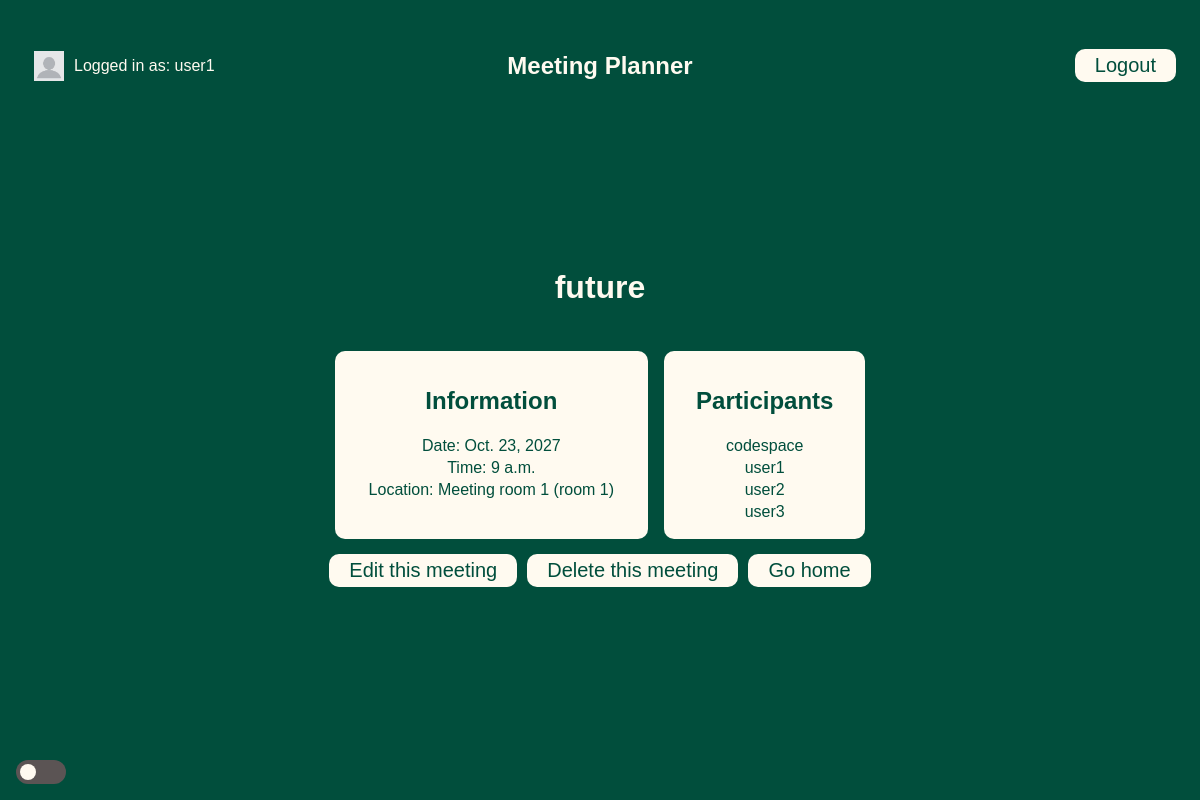
The app's page /meetings/11 (signed in) with its own data.
### meetings/models.py (models this page shows, shortened)
class Meeting(models.Model):
    title = models.CharField(max_length=200)
    date = models.DateField()
    start_time = models.TimeField(default=time(9))
    duration = models.IntegerField(default=1)
    room = models.ForeignKey(Room, on_delete=models.CASCADE)
    participants = models.ManyToManyField(get_user_model())#incase db changes we call this insted

class Room(models.Model):
    name = models.CharField(max_length=50)
    floor = models.IntegerField()
    room_number = models.IntegerField()
    def __str__(self):
        return f"{self.name} (room  {self.room_number})"

### meetings/views.py (the view)
# urls.py: path('<int:id>', views.detail, name='detail'),
@login_required
def detail(request, id):
    meeting = get_object_or_404(Meeting, pk=id)#returns 404 if not found for or given class with id
    return render(request, "meetings/detail.html",{"meeting": meeting})

### templates/meetings/detail.html (shortened to what this page needs)
{% extends "base.html" %}
{% block content%}
<h1>{{meeting.title}}</h1>
<div class="card">
    <div class="item meeting-info">
        <h2>Information</h2>
        <p>Date: {{meeting.date}}</p>
        <p>Time: {{meeting.start_time}} </p>
        <p>Location: {{meeting.room}}</p>
    </div>
    <div class="item meeting-participants">
        <h2>Participants</h2>
        {% for participant in meeting.participants.all%}
            <p>{{ participant.username }}</p>
        {%endfor%}
    </div>
</div>
<div>
    <p class="actions">
        <a href="{%url 'edit' meeting.id%}">Edit this meeting</a><br>
        <a href="{%url 'delete' meeting.id%}">Delete this meeting</a><br>
        <a href="{% url 'welcome' %}">Go home</a>
    </p>
</div>
{%endblock%}

### templates/base.html (shortened to what this page needs)
{% load static %}
<!DOCTYPE html>
<html lang="en">
<head>
    <link rel="stylesheet" href="{% static 'website/style.css' %}">
</head>
<body>
        {% if user.is_authenticated %}
        <nav class="header">
            <div class="name">
                <img src="{% static 'website/profile.jpg' %}" id="profile" alt="Profile icon">
                Logged in as: {{user.get_username}}
            </div>
            <h1 style="padding:0.5rem"> Meeting Planner</h1>
            <form method="post" action="{%url 'logout'%}">
                <button type="submit">Logout</button>
            </form>
        </nav>
        {%endif%}
    <div class="content">
    {% block content %}
    {% endblock%}
    </div>
    <div id="footer">
        <h1></h1>
    </div>
    <div id="mode">
        <label class="switch" for="darklight">
            <span class="slider round"></span>
        </label>
    </div>
</body>
</html>

### website/static/website/style.css (style rules this page uses)
:root { --main: #014e3c; --button: #cfe0d0; --light: #fffaf0; --dark: #206c5e; }
body { font-family: 'Calibri', 'Trebuchet MS', sans-serif; color: var(--light); background-color: var(--main); margin: 0; display:flex; flex-direction: column; min-height: 100dvh; }
button { background-color: var(--light); border: none; color: var(--main); border-radius: 10px; padding: 5px 20px; font-size: 20px; }
h1 { padding: 1rem; }
a { text-decoration: none; font-weight: bold; color: var(--main); }
p { margin: 0; padding: 2px; }
.actions { display: flex; flex-direction: row; }
.actions a { margin: 5px; background-color: var(--light); color: var(--main); border-radius: 10px; padding: 5px 20px; font-size: 20px; font-weight: normal; }
.card { display: flex; flex-direction: row; color: var(--main); gap: 1rem; padding :0.5rem; }
.item { padding: 1rem 2rem; background-color: var(--light); color: var(--main); border-radius: 10px; display:flex; flex-direction: column; align-items: center; }
#mode { padding: 1rem; bottom: 0; align-items: center; position: fixed; }
#footer { padding:1rem; }
.switch { position: relative; display: inline-block; width: 50px; height: 24px; }
.slider { position: absolute; cursor: pointer; top: 0; left: 0; right: 0; bottom: 0; background-color: rgb(91, 84, 84); -webkit-transition: .4s; transition: .4s; }
.slider:before { position: absolute; content: ""; height: 16px; width: 16px; left: 4px; bottom: 4px; background-color: var(--light); -webkit-transition: .4s; transition: .4s; }
.slider.round { border-radius: 34px; }
.slider.round:before { border-radius: 50%; }
.header { display: grid; grid-template-columns: 1fr 1fr 1fr; padding: 1.5rem; align-items: center; }
.header > :first-child { justify-self: start; }
.header > :nth-child(2) { justify-self: center; }
.header > :last-child { justify-self: end; }
.name { display: flex; flex-direction: row; align-items: center; }
#profile { height: 30px; width: 30px; padding: 10px; }
.content { display: flex; flex-direction: column; align-items: center; justify-content: center; height: 100%; flex-grow: 1; }

### records on screen
Meeting: title "future", date "Oct. 23, 2027", start_time "9 a.m.", room "Meeting room 1 (room 1)"

### other values on screen
{{ user.get_username }} "user1"
{{ participant.username }} "codespace"
{{ participant.username }} "user1"
{{ participant.username }} "user2"
{{ participant.username }} "user3"
